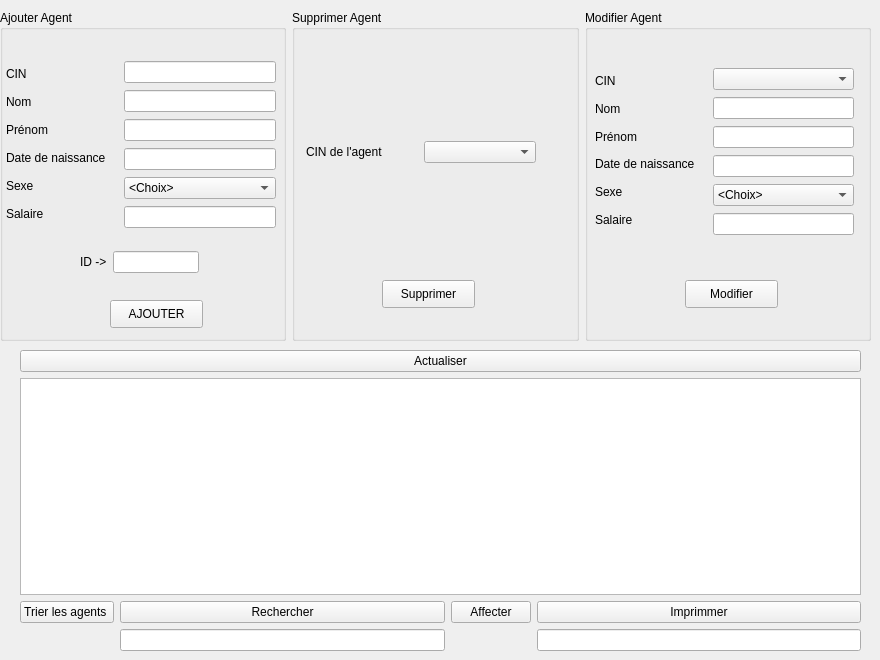
    <widget class="QWidget" name="tab">
     <attribute name="title">
      <string>Gestion des agents</string>
     </attribute>
     <widget class="QWidget" name="layoutWidget">
      <property name="geometry">
       <rect>
        <x>0</x>
        <y>10</y>
        <width>871</width>
        <height>331</height>
       </rect>
      </property>
      <layout class="QHBoxLayout" name="horizontalLayout_2">
       <item>
        <widget class="QGroupBox" name="groupBox">
         <property name="title">
          <string>Ajouter Agent</string>
         </property>
         <widget class="QPushButton" name="AjoutA">
          <property name="geometry">
           <rect>
            <x>110</x>
            <y>290</y>
            <width>93</width>
            <height>28</height>
           </rect>
          </property>
          <property name="text">
           <string>AJOUTER</string>
          </property>
         </widget>
         <widget class="QWidget" name="layoutWidget">
          <property name="geometry">
           <rect>
            <x>6</x>
            <y>53</y>
            <width>111</width>
            <height>162</height>
           </rect>
          </property>
          <layout class="QVBoxLayout" name="verticalLayout">
           <item>
            <widget class="QLabel" name="CINA">
             <property name="text">
              <string>CIN</string>
             </property>
            </widget>
           </item>
           <item>
            <widget class="QLabel" name="NomA">
             <property name="text">
              <string>Nom</string>
             </property>
            </widget>
           </item>
           <item>
            <widget class="QLabel" name="PrenomA">
             <property name="text">
              <string>Prénom</string>
             </property>
            </widget>
           </item>
           <item>
            <widget class="QLabel" name="DateNaissA">
             <property name="text">
              <string>Date de naissance</string>
             </property>
            </widget>
           </item>
           <item>
            <widget class="QLabel" name="SexeA">
             <property name="text">
              <string>Sexe</string>
             </property>
            </widget>
           </item>
           <item>
            <widget class="QLabel" name="SalaireA">
             <property name="text">
              <string>Salaire</string>
             </property>
            </widget>
           </item>
          </layout>
         </widget>
         <widget class="QWidget" name="layoutWidget">
          <property name="geometry">
           <rect>
            <x>124</x>
            <y>50</y>
            <width>152</width>
            <height>171</height>
           </rect>
          </property>
          <layout class="QVBoxLayout" name="verticalLayout_2">
           <item>
            <widget class="QLineEdit" name="LECIN"/>
           </item>
           <item>
            <widget class="QLineEdit" name="LEajoutnom"/>
           </item>
           <item>
            <widget class="QLineEdit" name="LEajoutprenom"/>
           </item>
           <item>
            <widget class="QLineEdit" name="LEdatenaiss"/>
           </item>
           <item>
            <layout class="QHBoxLayout" name="horizontalLayout_5">
             <item>
              <widget class="QComboBox" name="choixsex">
               <item>
                <property name="text">
                 <string>&lt;Choix&gt;</string>
                </property>
               </item>
               <item>
                <property name="text">
                 <string>Homme</string>
                </property>
               </item>
               <item>
                <property name="text">
                 <string>Femme</string>
                </property>
               </item>
               <item>
                <property name="text">
                 <string>Autre</string>
                </property>
               </item>
              </widget>
             </item>
            </layout>
           </item>
           <item>
            <widget class="QLineEdit" name="LEsalaire"/>
           </item>
          </layout>
         </widget>
         <widget class="QWidget" name="layoutWidget">
          <property name="geometry">
           <rect>
            <x>80</x>
            <y>240</y>
            <width>119</width>
            <height>24</height>
           </rect>
          </property>
          <layout class="QHBoxLayout" name="horizontalLayout">
           <item>
            <widget class="QLabel" name="ID">
             <property name="text">
              <string>ID -&gt;</string>
             </property>
            </widget>
           </item>
           <item>
            <widget class="QLineEdit" name="LEID"/>
           </item>
          </layout>
         </widget>
        </widget>
       </item>
       <item>
        <widget class="QGroupBox" name="groupBox_2">
         <property name="title">
          <string>Supprimer Agent</string>
         </property>
         <widget class="QPushButton" name="SuppA">
          <property name="geometry">
           <rect>
            <x>90</x>
            <y>270</y>
            <width>93</width>
            <height>28</height>
           </rect>
          </property>
          <property name="text">
           <string>Supprimer</string>
          </property>
         </widget>
         <widget class="QWidget" name="layoutWidget">
          <property name="geometry">
           <rect>
            <x>14</x>
            <y>130</y>
            <width>230</width>
            <height>24</height>
           </rect>
          </property>
          <layout class="QHBoxLayout" name="horizontalLayout_3">
           <item>
            <widget class="QLabel" name="label">
             <property name="text">
              <string>CIN de l'agent </string>
             </property>
            </widget>
           </item>
           <item>
            <widget class="QComboBox" name="cbSuppCINAgent"/>
           </item>
          </layout>
         </widget>
        </widget>
       </item>
       <item>
        <widget class="QGroupBox" name="groupBox_3">
         <property name="title">
          <string>Modifier Agent</string>
         </property>
         <widget class="QWidget" name="layoutWidget_2">
          <property name="geometry">
           <rect>
            <x>10</x>
            <y>60</y>
            <width>111</width>
            <height>161</height>
           </rect>
          </property>
          <layout class="QVBoxLayout" name="verticalLayout_6">
           <item>
            <widget class="QLabel" name="label_2">
             <property name="text">
              <string>CIN </string>
             </property>
            </widget>
           </item>
           <item>
            <widget class="QLabel" name="NomA_3">
             <property name="text">
              <string>Nom</string>
             </property>
            </widget>
           </item>
           <item>
            <widget class="QLabel" name="PrenomA_3">
             <property name="text">
              <string>Prénom</string>
             </property>
            </widget>
           </item>
           <item>
            <widget class="QLabel" name="DateNaissA_3">
             <property name="text">
              <string>Date de naissance</string>
             </property>
            </widget>
           </item>
           <item>
            <widget class="QLabel" name="SexeA_3">
             <property name="text">
              <string>Sexe</string>
             </property>
            </widget>
           </item>
           <item>
            <widget class="QLabel" name="SalaireA_3">
             <property name="text">
              <string>Salaire</string>
             </property>
            </widget>
           </item>
          </layout>
         </widget>
         <widget class="QWidget" name="layoutWidget">
          <property name="geometry">
           <rect>
            <x>128</x>
            <y>57</y>
            <width>141</width>
            <height>171</height>
           </rect>
          </property>
          <layout class="QVBoxLayout" name="verticalLayout_5">
           <item>
            <widget class="QComboBox" name="cbModifCINAgent"/>
           </item>
           <item>
            <widget class="QLineEdit" name="LEmodifnom"/>
           </item>
           <item>
            <widget class="QLineEdit" name="LEmodifprenom"/>
           </item>
           <item>
            <widget class="QLineEdit" name="LEmodifdatenaiss"/>
           </item>
           <item>
            <widget class="QComboBox" name="choixsex_modif">
             <item>
              <property name="text">
               <string>&lt;Choix&gt;</string>
              </property>
             </item>
             <item>
              <property name="text">
               <string>Homme</string>
              </property>
             </item>
             <item>
              <property name="text">
               <string>Femme</string>
              </property>
             </item>
             <item>
              <property name="text">
               <string>Autre</string>
              </property>
             </item>
            </widget>
           </item>
           <item>
            <widget class="QLineEdit" name="LEmodifsalaire"/>
           </item>
          </layout>
         </widget>
         <widget class="QPushButton" name="ModifA">
          <property name="geometry">
           <rect>
            <x>100</x>
            <y>270</y>
            <width>93</width>
            <height>28</height>
           </rect>
          </property>
          <property name="text">
           <string>Modifier</string>
          </property>
         </widget>
        </widget>
       </item>
      </layout>
     </widget>
     <widget class="QWidget" name="layoutWidget">
      <property name="geometry">
       <rect>
        <x>20</x>
        <y>350</y>
        <width>841</width>
        <height>301</height>
       </rect>
      </property>
      <layout class="QGridLayout" name="gridLayout">
       <item row="4" column="1">
        <widget class="QLineEdit" name="LERECHERCHER"/>
       </item>
       <item row="3" column="3">
        <widget class="QPushButton" name="imprimer">
         <property name="text">
          <string>Imprimmer</string>
         </property>
        </widget>
       </item>
       <item row="3" column="0">
        <widget class="QPushButton" name="trier">
         <property name="text">
          <string>Trier les agents </string>
         </property>
        </widget>
       </item>
       <item row="2" column="0" colspan="4">
        <widget class="QTableView" name="tableView"/>
       </item>
       <item row="4" column="3">
        <widget class="QLineEdit" name="lineEdit_cin_pdf"/>
       </item>
       <item row="3" column="1">
        <widget class="QPushButton" name="Rechercher">
         <property name="text">
          <string>Rechercher</string>
         </property>
        </widget>
       </item>
       <item row="3" column="2">
        <widget class="QPushButton" name="pushButton">
         <property name="text">
          <string>Affecter</string>
         </property>
        </widget>
       </item>
       <item row="1" column="0" colspan="4">
        <widget class="QPushButton" name="Actualiser">
         <property name="text">
          <string>Actualiser</string>
         </property>
        </widget>
       </item>
      </layout>
     </widget>
    </widget>
